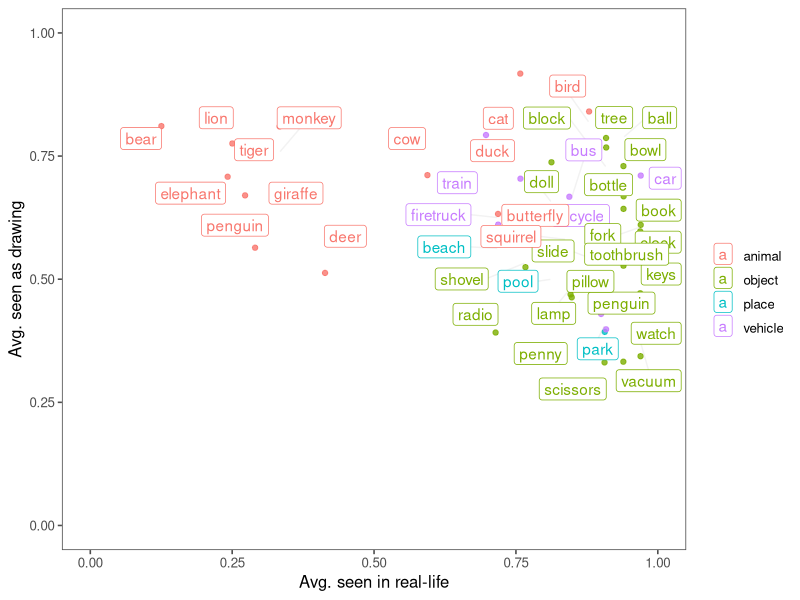
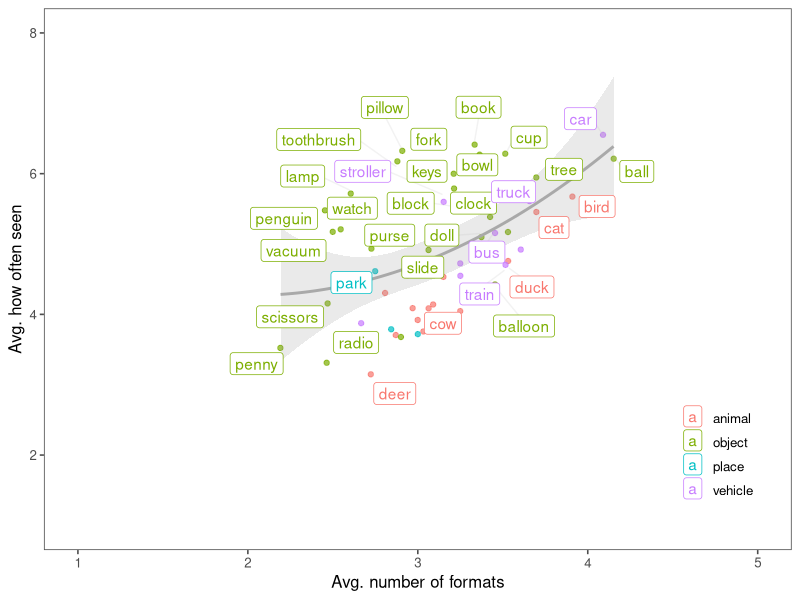
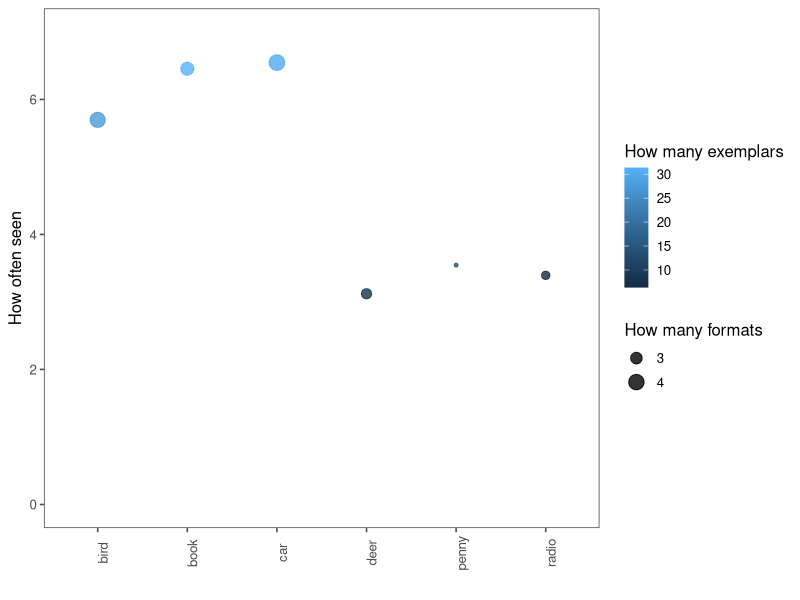
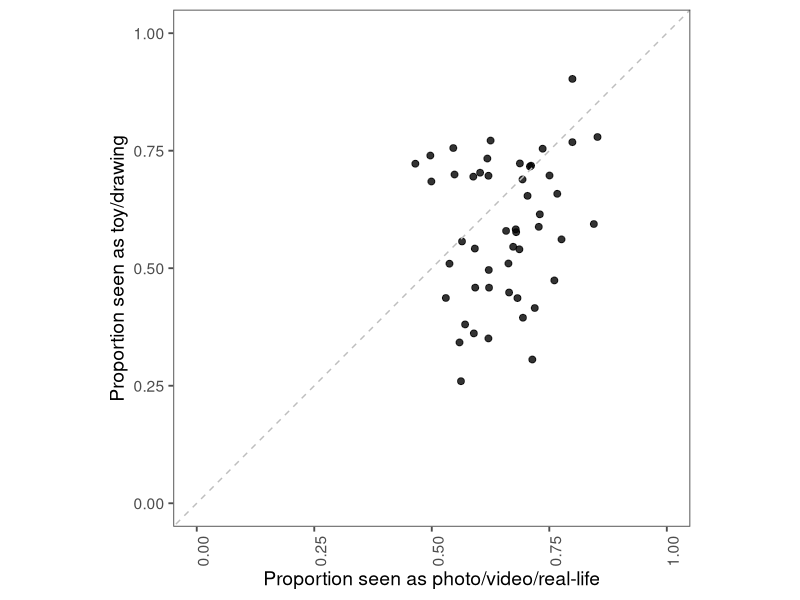
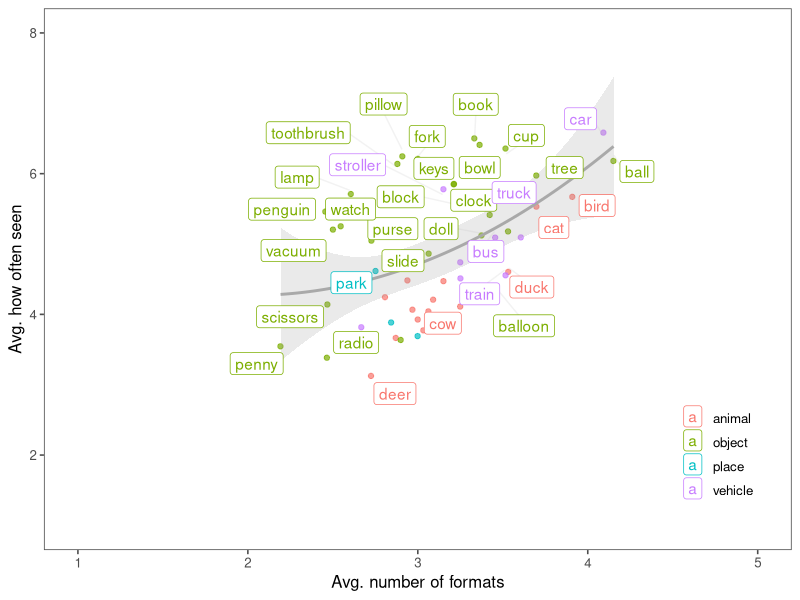

R code for these plots, in order: (Note: this script raises an error after producing the figures.)
## ---- chunk 1
library(tidyverse)
library(here)
library(ggthemes)
library(knitr)
library(assertthat)
## ---- chunk 2
raw_data = read_csv(here('data','vedi_pilot','Visual Experience Development Survey_March 30, 2021_17.49.csv'))

## ---- chunk 3
meta <- read_csv(here::here('data/vedi_pilot/category_metadata.csv')) %>%
  as_tibble()
## ---- chunk 4
aoa <- read_csv(here::here('data/vedi_pilot/VEDI_AoAs.csv')) %>%
  as_tibble() %>%
  select(aoa, definition) %>%
  rename(category = definition)
## ---- chunk 5
question_names <- raw_data %>%
  select(contains('_Q')) %>%
  filter(row_number()==1)  

question_type <- question_names %>%
  gather(key = question_id, value = question_text) %>%
  mutate(question_type = case_when(str_detect(question_text,'How often has your child seen') ~ "how_often",
                                   str_detect(question_text,'In what formats has your child seen')  ~ "different_formats", 
                                   str_detect(question_text,'How many different')  ~ "how_many")) %>%
  mutate(category = str_split_fixed(question_text,' -',2)[,1]) %>%
  left_join(meta)

d <- raw_data %>%
  filter(DistributionChannel != 'preview') %>% # not preview
  filter(Finished == 'True') %>%
  filter(Q8 == "Yes") %>% # positive consent
  mutate(childs_age = Q16) %>%
  select(childs_age, ResponseId,contains('_Q')) %>%
  gather(key = question_id, value = response, -childs_age, -ResponseId) %>%
  left_join(question_type, by = c("question_id")) %>%
  select(-category) %>%
  rename(category = category_short)
## ---- chunk 6
assertthat::assert_that(sum(is.na(d$category))==0)
## ---- chunk 7
how_often_summary <- d %>%
  filter(question_type == 'how_often') %>%
  filter(!is.na(response)) %>%
  mutate(how_often_numeric= case_when(response == 'Never' ~ 0, 
                                      response == 'Once or twice' ~ 1, 
                                      response == 'A few times' ~ 2, 
                                      response == 'Every few months' ~ 3, 
                                      response == 'Monthly' ~ 4, 
                                      response == 'Weekly' ~ 5, 
                                      response == 'Daily' ~ 6, 
                                      response == 'Multiple times a day' ~ 7
                                      )) %>%
  group_by(category, type) %>%
  dplyr::summarize(how_often_avg = mean(how_often_numeric)) 
## ---- chunk 8
how_many_summary <- d %>%
  filter(question_type == 'how_many') %>%
  filter(!is.na(response)) %>%
  mutate(how_many_numeric= case_when(response == '0' ~ 0, 
                                      response == '1' ~ 1, 
                                      response == '2' ~ 2, 
                                      response == '<5' ~ 3, 
                                      response == '<10' ~ 7.5, 
                                      response == '<25' ~ 17.5, 
                                      response == '25 or more' ~ 40
                                      )) %>%
  group_by(category,type) %>%
  dplyr::summarize(how_many_avg = mean(how_many_numeric)) 

## ---- chunk 9
formats <- d %>%
  filter(question_type == 'different_formats') %>%
  filter(!is.na(response)) %>%
  mutate(seen_drawing = str_detect(response,'A drawing')) %>%
  mutate(seen_toy = str_detect(response,'A toy')) %>%
  mutate(seen_photo = str_detect(response,'A photo')) %>%
  mutate(seen_video = str_detect(response,'A video')) %>%
  mutate(seen_life = str_detect(response,'In real life')) 

diff_formats_summary <- formats %>%
  group_by(category) %>%
  summarize(seen_toy_avg = mean(seen_toy), seen_drawing_avg = mean(seen_drawing), seen_photo_avg = mean(seen_photo), seen_video_avg = mean(seen_video), seen_real_life_avg = mean(seen_life)) %>%
  ungroup() %>%
  mutate(categories = fct_reorder(category, seen_real_life_avg, .desc=TRUE))
  
format_count <- formats %>%
  group_by(ResponseId, category, type) %>%
  summarize(count_formats = sum(seen_drawing + seen_toy + seen_photo + seen_video + seen_life)) %>%
  group_by(category, type) %>%
  summarize(avg_num_formats = mean(count_formats))
## ---- chunk 10
real_life_by_cat <- formats %>%
  group_by(category, type) %>%
  summarize(avg_real_life = mean(seen_life), avg_seen_drawing = mean(seen_drawing)) 

often_by_cat <- how_often_summary %>%
  group_by(category, type) %>%
  summarize(how_often = mean(how_often_avg)) %>%
  left_join(real_life_by_cat)

ggplot(often_by_cat, aes(x=avg_real_life, y=avg_seen_drawing, color=type, label=category)) + 
  geom_jitter(height=.1, alpha=.8) +
  theme_few(base_size=12) +
  ylim(0,1) +
  xlim(0,1) +
  xlab('Avg. seen in real-life') +
  ylab('Avg. seen as drawing') +
  scale_color_discrete(name="") +
  ggrepel::geom_label_repel(segment.colour="grey", segment.alpha =.2) 

  # scale_size_continuous(name='How often seen', range=c(1,8))

## ---- chunk 11
experience_raw <- how_often_summary %>%
  left_join(format_count) %>% 
  left_join(how_many_summary) %>%
  mutate(category = fct_reorder(category, how_often_avg, .desc=TRUE)) 
  
experience_summary <- experience_raw %>%
  distinct(category,type, avg_num_formats, how_often_avg, how_many_avg) 
## ---- chunk 12
# couldn't get axis labels working
# library(grid)
# text_high <- textGrob("Everday", gp=gpar(fontsize=11))
# text_low <- textGrob("Never", gp=gpar(fontsize=11))

ggplot(experience_summary, aes(x=avg_num_formats, y=how_often_avg, color=type, label=category)) + 
  geom_jitter(height=.1, alpha=.7) +
  theme_few() + 
  ylab('Avg. how often seen') +
  ylim(1,8) +
  xlim(1,5) +
  xlab('Avg. number of formats') +
  geom_smooth(span=10, alpha=.2, color='dark grey') +
  ggrepel::geom_label_repel(segment.colour="grey", segment.alpha =.2) +
  # annotation_custom(text_high,xmin=1,xmax=.5,ymin=7,ymax=7) +
  # annotation_custom(text_low,xmin=1,xmax=.5,ymin=1,ymax=1) +
  scale_color_discrete(name='') +
  theme(legend.position = c(.9, .2))
  coord_cartesian(clip = "off")

  ggsave('vedi_pilot_plot.png')

## ---- chunk 13
categories_to_show = c('bird','penny','radio','deer','car','book')
ggplot(experience_summary %>% filter(category %in% categories_to_show), aes(x=category, y=how_often_avg, col=how_many_avg, size=avg_num_formats)) + 
  geom_point(height=.1, alpha=.8) +
  theme_few() + 
  theme(axis.text.x = element_text(angle = 90)) +
  ylim(0,7) +
  ylab('How often seen') +
  scale_color_continuous(name = 'How many exemplars') + 
  xlab('') +
  scale_size_continuous(name = 'How many formats', range = range(1,5), breaks = seq(1,5,1)) 
## ---- chunk 14
formats_compiled <- diff_formats_summary  %>%
  group_by(category) %>%
  mutate(toy_or_drawing = sum(seen_toy_avg + seen_drawing_avg)/2, video_or_photo = sum(seen_photo_avg +  seen_video_avg + seen_real_life_avg)/3) %>%
  mutate(diff = toy_or_drawing - video_or_photo) %>%
  arrange((diff))
## ---- chunk 15
ggplot(formats_compiled, aes(x=video_or_photo, y=toy_or_drawing)) +
  geom_jitter(height=.03, width=.03, alpha=.8, size=2) +
  theme_few(base_size=14) + 
  ylim(0,1) +
  xlim(0,1) + 
  theme(axis.text.x = element_text(angle = 90)) +
  ylab('Proportion seen as toy/drawing') +
  xlab('Proportion seen as photo/video/real-life')  +
  geom_abline(intercept=0, slope=1, color='grey', linetype='dashed') +
  theme(aspect.ratio = 1)

## ---- chunk 16
experience_by_aoa <- experience_summary %>%
  left_join(aoa) %>%
  filter(!is.na(aoa))
  
## ---- chunk 17
cor.test(experience_by_aoa$avg_num_formats, experience_by_aoa$aoa)
cor.test(experience_by_aoa$how_often_avg, experience_by_aoa$aoa)
cor.test(experience_by_aoa$how_many_avg, experience_by_aoa$aoa)
## ---- chunk 18
library(grid)
empty <- textGrob("", gp=gpar(fontsize=11))
text_low <- textGrob("Never", gp=gpar(fontsize=11))
text_high <- textGrob("Everyday", gp=gpar(fontsize=11))

p1 = ggplot(experience_by_aoa, aes(x=how_often_avg, y=aoa, label=category)) +
  geom_jitter(height=.03, width=.03, alpha=.8, size=2) +
  theme_few(base_size=14) +
  geom_smooth(span=10, alpha=.2, color='dark grey') +
    ggrepel::geom_label_repel(data = experience_by_aoa %>% filter( (aoa>25 & how_often_avg<4) | (aoa<22 & how_often_avg>5.5)),segment.colour="grey", segment.alpha =.2, aes(color=type)) +
  ylim(14,30)+
  xlim(1,8) +
  annotation_custom(text_low,xmin=1,xmax=1,ymin=11,ymax=11) +
  annotation_custom(text_high,xmin=8,xmax=8,ymin=11,ymax=11) +
  xlab('How often seen') +
  ylab('Avg. age-of-acquisition') +
  theme(legend.position='none', aspect.ratio=.75) +
  coord_cartesian(clip='off')

p2 = ggplot(experience_by_aoa, aes(x=avg_num_formats, y=aoa, label=category)) +
  geom_jitter(height=.03, width=.03, alpha=.8, size=2) +
  theme_few(base_size=14) +
    geom_smooth(span=10, alpha=.2, color='dark grey') +
  ggrepel::geom_label_repel(data = experience_by_aoa %>% filter( (aoa>25 & avg_num_formats<3) | (aoa<22 & avg_num_formats>3.5)),segment.colour="grey", segment.alpha =.2, aes(color=type)) +
  ylim(14,30)+
  xlim(1,5) +
  xlab('Number of formats seen') +
  ylab('Avg. age-of-acquisition') +      annotation_custom(empty,xmin=8,xmax=8,ymin=11,ymax=11) +
  theme(legend.position ='right', aspect.ratio=.75) +
  scale_color_discrete(name="Category type")  +
  coord_cartesian(clip='off')

p3 = ggplot(experience_by_aoa, aes(x=how_many_avg, y=aoa, label=category)) +
  geom_jitter(height=.03, width=.03, alpha=.8, size=2) +
  theme_few(base_size=14) +
  geom_smooth(span=10, alpha=.2, color='dark grey') +
  ggrepel::geom_label_repel(data = experience_by_aoa %>% filter( (aoa>24 & how_many_avg<15) | (aoa<22 & how_many_avg>20)),segment.colour="grey", segment.alpha =.2, aes(color=type)) +
  ylim(14,30) +
  xlab('Number of exemplars seen') +
  ylab('Avg. age of acquisition') +
  ylab('Avg. age-of-acquisition') +           
  annotation_custom(empty,xmin=8,xmax=8,ymin=11,ymax=11) +
  theme(legend.position='none', aspect.ratio=1)  +
  coord_cartesian(clip='off')

ggarrange(p1,p3,p2, nrow=1)


## ---- chunk 19
long_form <- experience_by_aoa %>% 
  pivot_longer(cols = -c(category,type), names_to="measure", values_to="average")


ggplot(experience_by_aoa, aes(x=how_many_avg, y=aoa, label=category)) +
  geom_jitter(height=.03, width=.03, alpha=.8, size=2) +
  theme_few(base_size=14) +
  geom_smooth(span=10, alpha=.2, color='dark grey') +
  ggrepel::geom_label_repel(data = experience_by_aoa %>% filter( (aoa>25 & how_many_avg<10) | (aoa<22 & how_many_avg>20)),segment.colour="grey", segment.alpha =.2, aes(color=type)) +
  ylim(14,30) +
  xlab('Number of exemplars seen') +
  ylab('Avg. age of acquisition')
